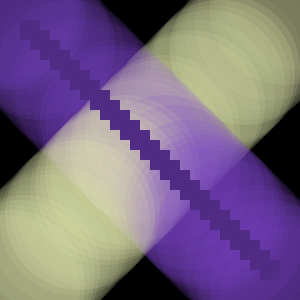
Frame 1 (no input)
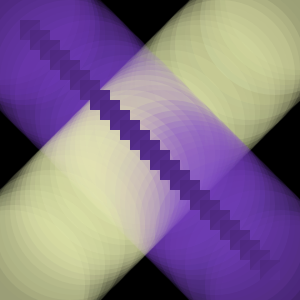
Frame 2 (the mouse pressed at the canvas centre, redrawn once)

The Processing sketch that drew these frames (run headless with seeded random() and noise(); the mouse was pressed at the canvas centre and the sketch redrawn once):

// Processing sketch: processing_167626
// ── processing_167626.pde


int y = 0;




void setup (){
  size (300, 300);
  smooth ();
  noStroke ();
  noLoop ();

  
}

void draw (){
  background (0);
  for (int i = 0; i < width; i+= 5){
    fill (123, 65, 201, random (45));
    ellipse (i, i +5 , 150, 150);
    fill (234, 240, 179, random (45));
    ellipse (width-i, i-5, 150, 150);
    
    
  }
  PImage cross = get (0, 0, 20, 20);
  for (int j = 0; j < 250; j += 10){
  set (20+j, 20+j, cross);
  }
  
}
